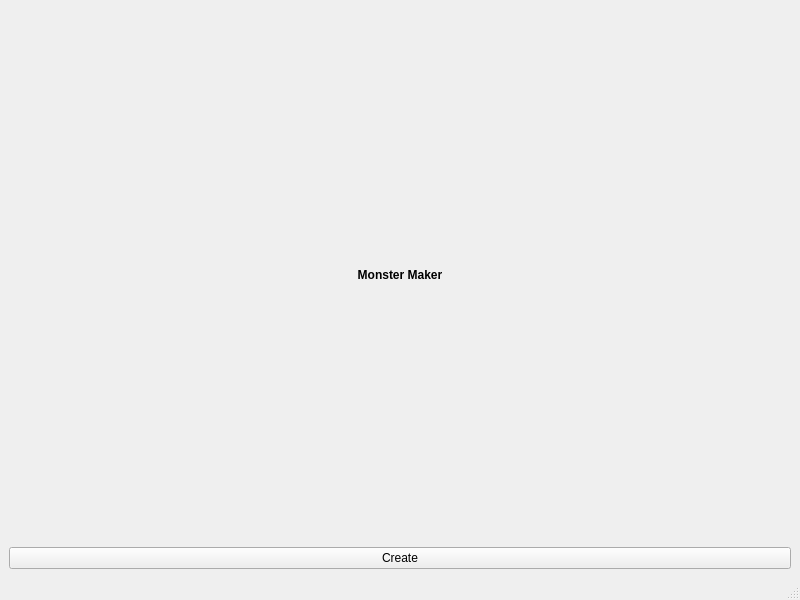
<?xml version="1.0" encoding="UTF-8"?>
<ui version="4.0">
 <class>MainWindow</class>
 <widget class="QMainWindow" name="MainWindow">
  <property name="geometry">
   <rect>
    <x>0</x>
    <y>0</y>
    <width>800</width>
    <height>600</height>
   </rect>
  </property>
  <property name="windowTitle">
   <string>MainWindow</string>
  </property>
  <widget class="QWidget" name="centralwidget">
   <layout class="QVBoxLayout" name="verticalLayout_2">
    <item>
     <widget class="QLabel" name="label">
      <property name="font">
       <font>
        <weight>75</weight>
        <bold>true</bold>
       </font>
      </property>
      <property name="text">
       <string>Monster Maker</string>
      </property>
      <property name="alignment">
       <set>Qt::AlignCenter</set>
      </property>
     </widget>
    </item>
    <item>
     <widget class="QPushButton" name="btn_create_monster">
      <property name="text">
       <string>Create</string>
      </property>
     </widget>
    </item>
   </layout>
  </widget>
  <widget class="QMenuBar" name="menubar">
   <property name="geometry">
    <rect>
     <x>0</x>
     <y>0</y>
     <width>800</width>
     <height>22</height>
    </rect>
   </property>
  </widget>
  <widget class="QStatusBar" name="statusbar"/>
 </widget>
 <resources/>
 <connections/>
</ui>
